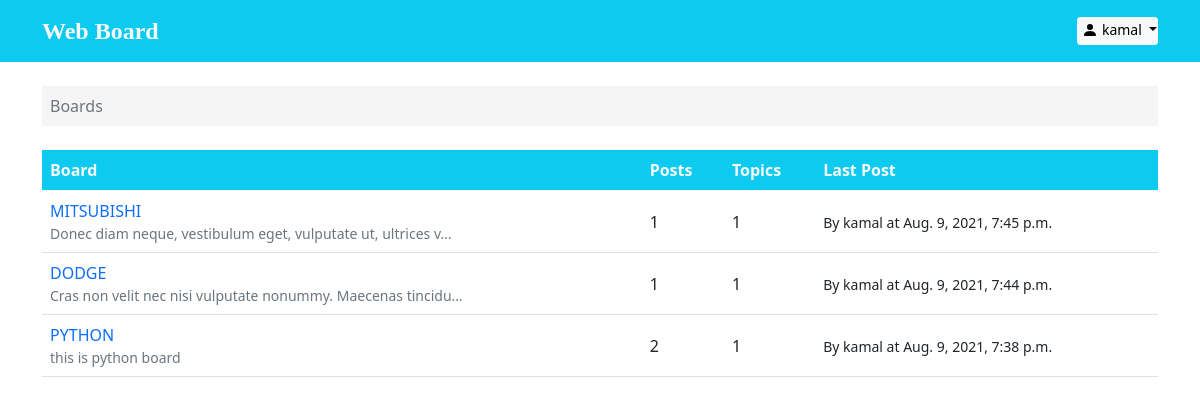
The app's page / (signed in) with its own data.
### boards/models.py (models this page shows, shortened)
class Board(models.Model):
    name = models.CharField(max_length=99, unique=True)
    description = models.CharField(max_length=200)
    def get_posts_count(self):
        return Post.objects.filter(topic__board=self).count()
    def get_last_post(self):
        return Post.objects.filter(topic__board=self).order_by('-created_at').first()

class Post(models.Model):
    message = models.TextField(max_length=250)
    topic = models.ForeignKey(Topic, on_delete=models.CASCADE, related_name='post_topic')
    created_at = models.DateTimeField(auto_now_add=True)
    updated_at = models.DateTimeField(null=True)
    created_by = models.ForeignKey(User, on_delete= models.CASCADE, related_name='post')
    updated_by = models.ForeignKey(User, on_delete= models.CASCADE,null=True, related_name='+' )

### boards/views.py (the view)
# urls.py: url(r'^$', views.home, name='home'),
def home(request):
    board_list = Board.objects.all()
    ctx = {'boards':board_list, 'login_form':loginform, 'signup_form': signupform}
    return render(request, 'home.html',ctx)

### templates/home.html (shortened to what this page needs)
{% extends 'base.html' %}
{% block content %}
<div class="container">
  <ol class="breadcrumb my-4 p-2" style="background-color: whitesmoke;">
    <li class="breadcrumb-item active">Boards</li>
  </ol>
<table class="table">
  <thead class="thead-inverse bg-info text-light">
    <tr>
      <th>Board</th>
      <th>Posts</th>
      <th>Topics</th>
      <th>Last Post</th>
    </tr>
  </thead>
  <tbody>
    {% for board in boards %}
    <tr>
      <td>
        <a
          class="text-decoration-none"
          href="{% url 'boards:topic-list' board.name %}">
          {{ board.name | upper }}
        </a>
        <small class="text-muted d-block"
          >{{ board.description | truncatechars:60 }}</small>
      </td>
      <td class="align-middle">{{ board.get_posts_count }}</td>
      <td class="align-middle">{{ board.topics.count }}</td>
      <td class="align-middle">
        {% with post=board.get_last_post %}
  {% if post %}
    <small>
        By {{ post.created_by.username }} at {{ post.created_at }}
    </small>
  {% else %}
    <small class="text-muted">
      <em>No posts yet.</em>
    </small>
  {% endif %}
{% endwith %}
      </td>
    </tr>
    {% endfor %}
  </tbody>
</table>
</div>
{% endblock %}

### templates/header.html (shortened to what this page needs)
<nav class="navbar navbar-light bg-info text-light p-2">
    <div class="container">
      <a class="navbar-brand text-light" href="{% url 'boards:home'%}" style="font-family: papyrus;  font-weight: bolder; font-size: 1.5rem;">Web Board</a>
    <div>
    {% if  user.is_authenticated %}
    <div class="btn-group">
      <button class="btn btn-light btn-sm dropdown-toggle p-0" type="button" id="dropdownMenuClickableOutside" data-bs-toggle="dropdown" data-bs-auto-close="inside" aria-expanded="false">
        <svg xmlns="http://www.w3.org/2000/svg" width="16" height="18" fill="currentColor" class="bi bi-person-fill mb-2 mx-1" viewBox="0 0 16 10">
          <path d="M3 14s-1 0-1-1 1-4 6-4 6 3 6 4-1 1-1 1H3zm5-6a3 3 0 1 0 0-6 3 3 0 0 0 0 6z"/>
        </svg>{{ request.user }}
      </button>
    </div>
      {% else%}
      <btn class="btn bg-secondary btn-sm px-3 mx-2 text-decoration-none text-light" data-bs-toggle="modal"
      data-bs-target="#login">Log In</btn>
     <btn class="btn bg-primary btn-sm px-3 text-decoration-none text-light" data-bs-toggle="modal"
      data-bs-target="#signup">Sign Up</btn>
    {% endif%}
      </div>
    </div>
  </nav>

### records on screen
Board: name "MITSUBISHI", description "Donec diam neque, vestibulum eget, vulputate ut, ultrices v…", get_posts_count "1", topics.count "1", get_last_post.created_by.username "kamal", get_last_post.created_at "Aug. 9, 2021, 7:45 p.m."
Board: name "DODGE", description "Cras non velit nec nisi vulputate nonummy. Maecenas tincidu…", get_posts_count "1", topics.count "1", get_last_post.created_by.username "kamal", get_last_post.created_at "Aug. 9, 2021, 7:44 p.m."
Board: name "PYTHON", description "this is python board", get_posts_count "2", topics.count "1", get_last_post.created_by.username "kamal", get_last_post.created_at "Aug. 9, 2021, 7:38 p.m."

### other values on screen
{{ request.user }} "kamal"
